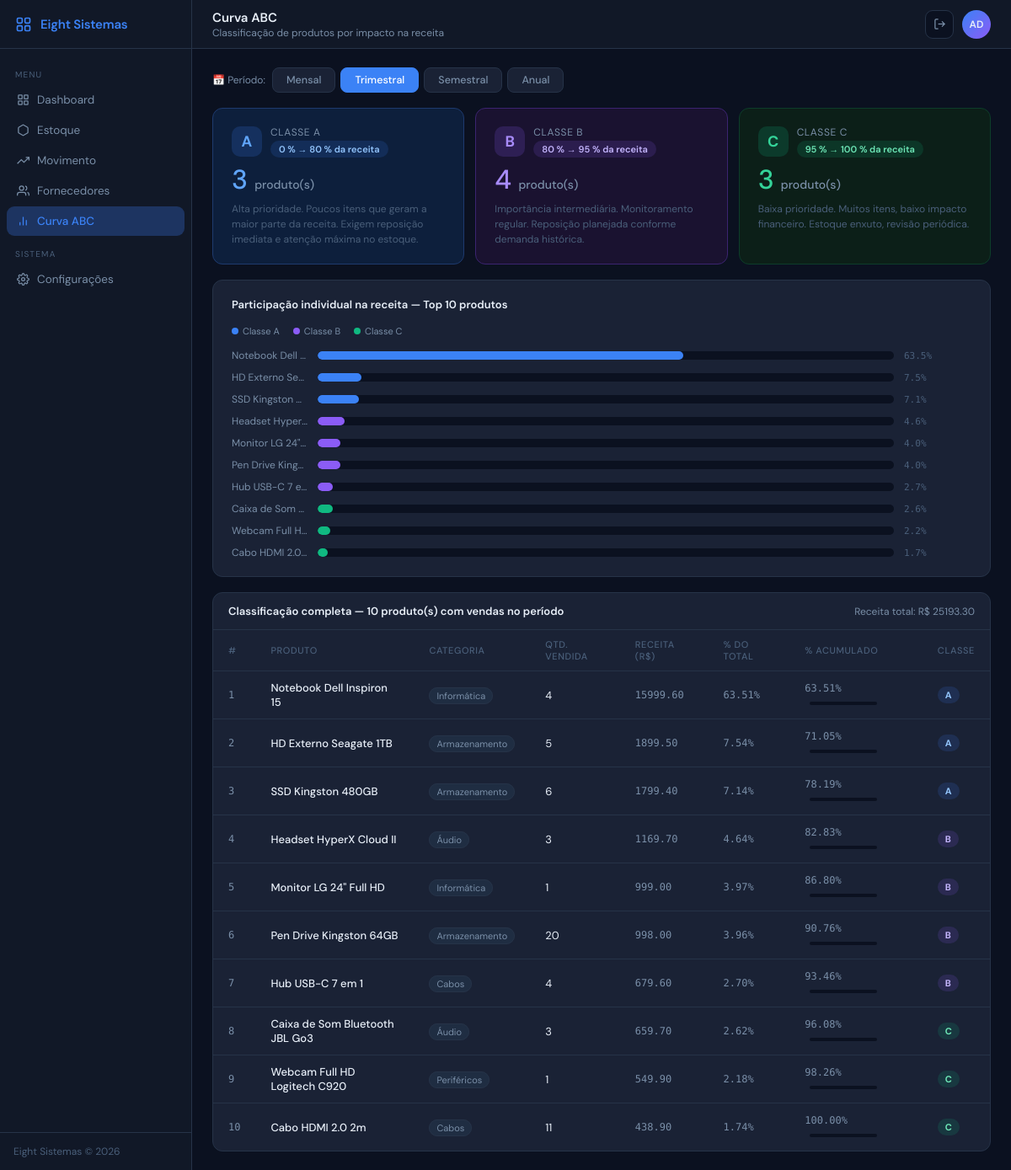
Screenshot of /curva-abc (signed in) with the database file from the repository.
### models/produto.py (models this page shows, shortened)
class Produto(db.Model):
    __tablename__ = "produtos"
    id             = db.Column(db.Integer, primary_key=True)
    nome           = db.Column(db.String(100), nullable=False)
    categoria      = db.Column(db.String(50))
    quantidade     = db.Column(db.Integer, default=0, nullable=False)
    estoque_minimo = db.Column(db.Integer, default=5, nullable=False)
    preco_custo    = db.Column(db.Numeric(10,2))
    preco_venda    = db.Column(db.Numeric(10,2))
    descricao      = db.Column(db.Text)
    fornecedor_id  = db.Column(db.Integer, db.ForeignKey("fornecedores.id"))
    movimentacoes  = db.relationship("Movimentacao", backref="produto", lazy=True, cascade="all, delete-orphan")

### routes/curva_abc.py (the view)
@curva_abc_bp.route("/curva-abc")
@login_required
def curva_abc():
    filtro    = request.args.get("filtro", "trimestral")
    resultado = CurvaABCService.calcular(filtro)
    return render_template("curva_abc.html", **resultado)

### auth.py (called while the page is built)
def login_required(f):
    @wraps(f)
    def decorated(*args, **kwargs):
        if "usuario_id" not in session:
            return redirect(url_for("auth.login"))
        return f(*args, **kwargs)
    return decorated

### templates/curva_abc.html (shortened to what this page needs)
{% extends "base.html" %}
{% block nav_curva_abc %}active{% endblock %}
{% block page_title %}Curva ABC{% endblock %}
{% block page_sub %}Classificação de produtos por impacto na receita{% endblock %}
{% block content %}
<div class="filtro-bar">
  <span class="filtro-label">📅 Período:</span>
  {% for valor, label in [('mensal','Mensal'),('trimestral','Trimestral'),('semestral','Semestral'),('anual','Anual')] %}
  <a href="{{ url_for('curva_abc.curva_abc', filtro=valor) }}"
     class="filtro-btn {{ 'ativo' if filtro == valor else '' }}">{{ label }}</a>
  {% endfor %}
</div>
{% if itens %}
<div class="abc-cards">
  <div class="abc-card a">
    <div style="display:flex;align-items:center;gap:10px;">
      <div class="abc-badge a">A</div>
      <div>
        <div class="abc-card-title">Classe A</div>
        <span class="abc-card-range a">0 % → 80 % da receita</span>
      </div>
    </div>
    <div class="abc-card-count a">{{ totais.A }} <span style="font-size:14px;color:var(--muted)">produto(s)</span></div>
    <div class="abc-card-desc">Alta prioridade. Poucos itens que geram a maior parte da receita. Exigem reposição imediata e atenção máxima no estoque.</div>
  </div>
  <div class="abc-card b">
    <div style="display:flex;align-items:center;gap:10px;">
      <div class="abc-badge b">B</div>
      <div>
        <div class="abc-card-title">Classe B</div>
        <span class="abc-card-range b">80 % → 95 % da receita</span>
      </div>
    </div>
    <div class="abc-card-count b">{{ totais.B }} <span style="font-size:14px;color:var(--muted)">produto(s)</span></div>
    <div class="abc-card-desc">Importância intermediária. Monitoramento regular. Reposição planejada conforme demanda histórica.</div>
  </div>
  <div class="abc-card c">
    <div style="display:flex;align-items:center;gap:10px;">
      <div class="abc-badge c">C</div>
      <div>
        <div class="abc-card-title">Classe C</div>
        <span class="abc-card-range c">95 % → 100 % da receita</span>
      </div>
    </div>
    <div class="abc-card-count c">{{ totais.C }} <span style="font-size:14px;color:var(--muted)">produto(s)</span></div>
    <div class="abc-card-desc">Baixa prioridade. Muitos itens, baixo impacto financeiro. Estoque enxuto, revisão periódica.</div>
  </div>
</div>
<div class="chart-abc-wrap">
  <div class="chart-abc-title">Participação individual na receita — Top {{ [itens|length, 15]|min }} produtos</div>
  <div class="chart-legend">
    <div class="legend-item"><div class="legend-dot" style="background:#3b82f6"></div>Classe A</div>
    <div class="legend-item"><div class="legend-dot" style="background:#8b5cf6"></div>Classe B</div>
    <div class="legend-item"><div class="legend-dot" style="background:#10b981"></div>Classe C</div>
  </div>
  <div class="stacked-bar-wrap">
    {% for item in itens[:15] %}
    {% set cor = '#3b82f6' if item.classe == 'A' else ('#8b5cf6' if item.classe == 'B' else '#10b981') %}
    <div class="stacked-row">
      <div class="stacked-label" title="{{ item.nome }}">{{ item.nome }}</div>
      <div class="stacked-track">
        <div class="stacked-fill" style="width:{{ item.pct_item }}%;background:{{ cor }}"></div>
      </div>
      <div class="stacked-val">{{ "%.1f"|format(item.pct_item) }}%</div>
    </div>
    {% endfor %}
  </div>
</div>
<div class="tcard">
  <div class="tcard-header">
    <span class="tcard-title">Classificação completa — {{ itens|length }} produto(s) com vendas no período</span>
    <span class="text-muted" style="font-size:12px;">Receita total: R$ {{ "%.2f"|format(receita_total) }}</span>
  </div>
  <table>
    <thead>
      <tr>
        <th>#</th>
        <th>Produto</th>
        <th>Categoria</th>
        <th>Qtd. Vendida</th>
        <th>Receita (R$)</th>
        <th>% do Total</th>
        <th>% Acumulado</th>
        <th>Classe</th>
      </tr>
    </thead>
    <tbody>
      {% for item in itens %}
      <tr>
        <td class="mono">{{ item.rank }}</td>
        <td class="fw500">{{ item.nome }}</td>
        <td>
          <span style="font-size:11px;background:var(--card2);border:1px solid var(--border);padding:2px 8px;border-radius:99px;color:var(--muted);">
            {{ item.categoria }}
          </span>
        </td>
        <td>{{ item.qtd_vendida }}</td>
        <td class="mono">{{ "%.2f"|format(item.receita) }}</td>
        <td class="mono">{{ "%.2f"|format(item.pct_item) }}%</td>
        <td>
          <span class="mono">{{ "%.2f"|format(item.pct_acum) }}%</span>
          <span class="acum-track">
          </span>
        </td>
        <td>
          <span class="badge-status badge-{{ item.classe|lower }}">{{ item.classe }}</span>
        </td>
      </tr>
      {% endfor %}
    </tbody>
  </table>
</div>
{% endif %}
{% endblock %}

### static/css/main.css (style rules this page uses)
*, *::before, *::after { margin: 0; padding: 0; box-sizing: border-box; }
:root { --bg: #0B1120; --surface: #111827; --card: #1A2235; --card2: #1F2D42; --border: #263348; --border2: #2E3D55; --blue: #3B82F6; --blue-dim: #1D3461; --red: #EF4444; --red-dim: #2D1515; --green: #10B981; --green-dim: #0C2118; --amber: #F59E0B; --amber-dim: #2A1F08; --purple: #8B5CF6; --text: #E8EFF8; --muted: #7A8FA8; --muted2: #4A5F7A; --sidebar-w: 228px; --header-h: 58px; --radius: 12px; --font: 'DM Sans', sans-serif; --mono: 'DM Mono', monospace; }
body { font-family: var(--font); background: var(--bg); color: var(--text); font-size: 14px; min-height: 100vh; }
.tcard { background: var(--card); border: 1px solid var(--border); border-radius: var(--radius); }
.tcard-header { padding: 13px 18px; border-bottom: 1px solid var(--border); display: flex; align-items: center; justify-content: space-between; gap: 12px; }
.tcard-title { font-size: 13px; font-weight: 600; color: var(--text); }
table { width: 100%; border-collapse: collapse; }
thead th { padding: 10px 18px; font-size: 11px; font-weight: 500; color: var(--muted2); text-transform: uppercase; letter-spacing: .6px; text-align: left; border-bottom: 1px solid var(--border); }
tbody td { padding: 11px 18px; border-bottom: 1px solid var(--border); font-size: 13px; vertical-align: middle; }
tbody tr:last-child td { border-bottom: none; }
.badge-status { display: inline-flex; align-items: center; gap: 4px; font-size: 11px; font-weight: 500; padding: 3px 9px; border-radius: 99px; }
.mono { font-family: var(--mono); font-size: 12px; color: var(--muted); }
.text-muted { color: var(--muted); }
.fw500 { font-weight: 500; }
.badge-a { background: rgba(59,130,246,.15); color: #93c5fd; font-weight: 700; }
.badge-b { background: rgba(139,92,246,.15); color: #c4b5fd; font-weight: 700; }
.badge-c { background: rgba(16,185,129,.15); color: #6ee7b7; font-weight: 700; }

### rows the page displays
Produto: nome "Notebook Dell…", pct_item "63.5", rank "1", nome "Notebook Dell Inspiron 15", categoria "Informática", qtd_vendida "4", receita "15999.60", pct_item "63.51", pct_acum "63.51", classe "A"
Produto: nome "HD Externo Se…", pct_item "7.5", rank "2", nome "HD Externo Seagate 1TB", categoria "Armazenamento", qtd_vendida "5", receita "1899.50", pct_item "7.54", pct_acum "71.05", classe "A"
Produto: nome "SSD Kingston…", pct_item "7.1", rank "3", nome "SSD Kingston 480GB", categoria "Armazenamento", qtd_vendida "6", receita "1799.40", pct_item "7.14", pct_acum "78.19", classe "A"
Produto: nome "Headset Hyper…", pct_item "4.6", rank "4", nome "Headset HyperX Cloud II", categoria "Áudio", qtd_vendida "3", receita "1169.70", pct_item "4.64", pct_acum "82.83", classe "B"
Produto: nome "Monitor LG 24\"…", pct_item "4.0", rank "5", nome "Monitor LG 24\" Full HD", categoria "Informática", qtd_vendida "1", receita "999.00", pct_item "3.97", pct_acum "86.80", classe "B"
Produto: nome "Pen Drive King…", pct_item "4.0", rank "6", nome "Pen Drive Kingston 64GB", categoria "Armazenamento", qtd_vendida "20", receita "998.00", pct_item "3.96", pct_acum "90.76", classe "B"
Produto: nome "Hub USB-C 7 e…", pct_item "2.7", rank "7", nome "Hub USB-C 7 em 1", categoria "Cabos", qtd_vendida "4", receita "679.60", pct_item "2.70", pct_acum "93.46", classe "B"
Produto: nome "Caixa de Som…", pct_item "2.6", rank "8", nome "Caixa de Som Bluetooth JBL Go3", categoria "Áudio", qtd_vendida "3", receita "659.70", pct_item "2.62", pct_acum "96.08", classe "C"
Produto: nome "Webcam Full H…", pct_item "2.2", rank "9", nome "Webcam Full HD Logitech C920", categoria "Periféricos", qtd_vendida "1", receita "549.90", pct_item "2.18", pct_acum "98.26", classe "C"
Produto: nome "Cabo HDMI 2.0…", pct_item "1.7", rank "10", nome "Cabo HDMI 2.0 2m", categoria "Cabos", qtd_vendida "11", receita "438.90", pct_item "1.74", pct_acum "100.00", classe "C"

### other values shown
{{ session.get('usuario_nome', 'US')[:2].upper() }} "AD"
{{ label }} "Mensal" "Trimestral" "Semestral" "Anual"
{{ totais.A }} "3"
{{ totais.B }} "4"
{{ totais.C }} "3"
{{ [itens|length, 15]|min }} "10"
{{ itens|length }} "10"
{{ "%.2f"|format(receita_total) }} "25193.30"
